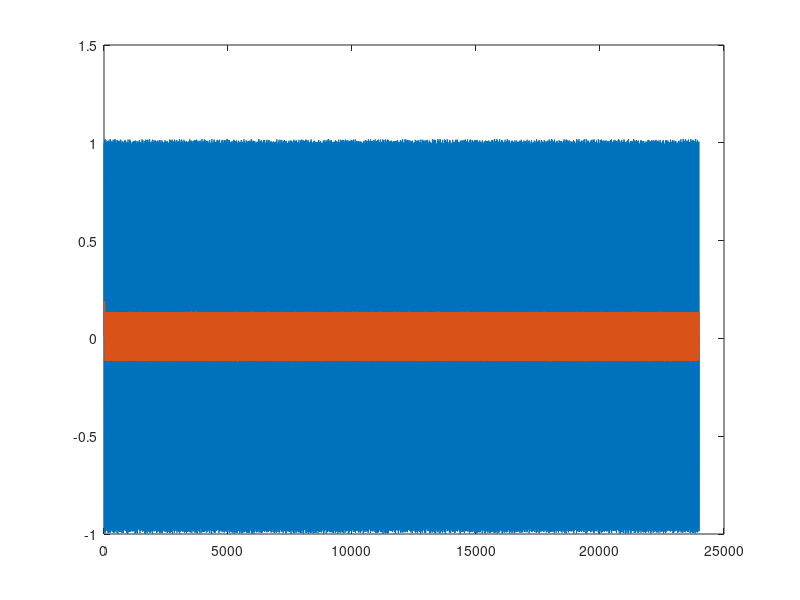

MATLAB code for this plot: (Note: this script raises an error after producing the figure.)
clear all
close all
clc

%% 1. Feladat - zajos szinusjel
fs = 8000;
fx = 440;
T = 3;

t = 0 : 1/fs : T;
w = 2*pi*fx;
SNR1_dB = 20;


Signal1 = sin(w*t);
N = size(Signal1);
N = N(end);

%soundsc(u1, fs);
 
Noise1 = rand(1, N)/(10^(SNR1_dB/10)/2);      % zaj létrehozása

SN1 = Signal1 + Noise1;
%soundsc(SN1, fs)

%% 2.Feladat - zajos négyszögjel
M = 128;
z = zeros(1, M);
o = ones(1, M);


Signal2 = [z o z o z o z o z o z o z o z o z o z o z o z o z o z o];
N_S2 = size(Signal2);
N_S2 = N_S2(end);
Noise2 = rand(1, N_S2)/(10^(SNR1_dB/10)/2);
SN2 = Signal2 + Noise2;
%soundsc(SN2, fs)

%% 3.Feladat - FIR szűrő
K = 32;
a1 = 1;
b1 = 1/K * ones(1, K);

% sin jel
FSN1 = filter(b1, a1, SN1);
plot(SN1)
hold on;
plot(FSN1)
hold off;
% kisebb lett a jel, de az amplitúdója is, mert az AMP modulálódik azzal az
% értéke ami a spektruma az adott frekvencián
% 1kHz-en szinte 0-ra csökkent az amplitúdó

% négyszög jel
FSN2 = filter(b1, a1, SN2);
nexttile
plot(SN2)
hold on;
plot(FSN2)
hold off;

%% 4.Feladat - exponenciális átlagoló
alpha = 0.01;
b2 = alpha;
a2 = [1 alpha-1];

EF1 = filter(b2, a2, SN1);

plot(EF1)
hold on
plot(SN1)
hold off

EF2 = filter(b2, a2, SN2);

plot(EF2)
hold on
plot(SN2)
hold off